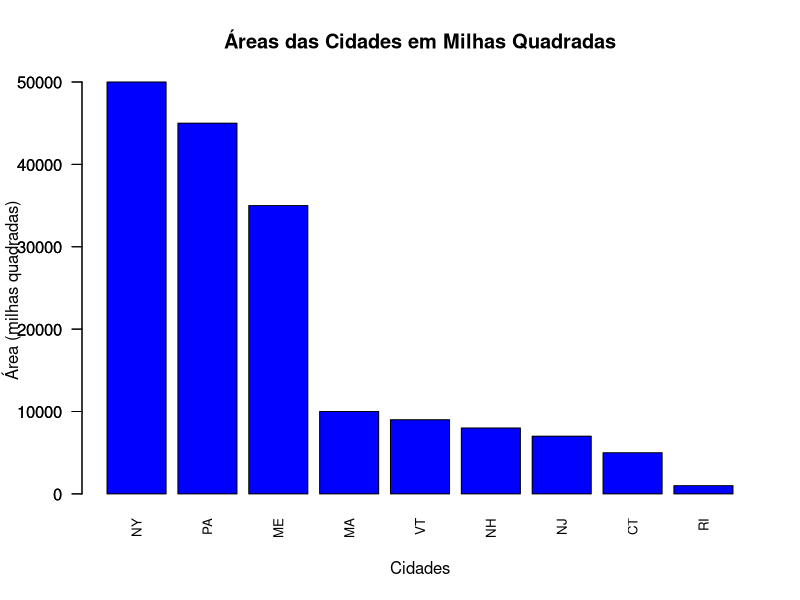

R code for this plot:
# gráfico de barras no R  com cidades s suas áreas em milhas quadradas com eixo y em escala linear.

# Dados das áreas das cidades
cidades <- c("NY", "PA", "ME", "MA", "VT", "NH", "NJ", "CT", "RI")
areas <- c(50000, 45000, 35000, 10000, 9000, 8000, 7000, 5000, 1000)

# Criar um dataframe
dados <- data.frame(Cidade = cidades, Area = areas)

# Criar o gráfico de barras
barplot(dados$Area, names.arg = dados$Cidade, col = "blue", 
        main = "Áreas das Cidades em Milhas Quadradas", 
        xlab = "Cidades", ylab = "Área (milhas quadradas)", 
        las = 2, cex.names = 0.8)

# Adicionar escala linear ao eixo y
axis(2, at = pretty(dados$Area), las = 2)
